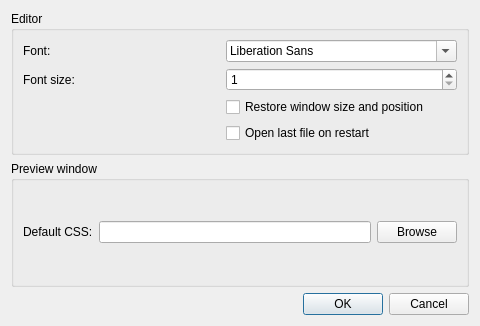
<?xml version="1.0" encoding="UTF-8"?>
<ui version="4.0">
 <class>SettingsDialog</class>
 <widget class="QDialog" name="SettingsDialog">
  <property name="geometry">
   <rect>
    <x>0</x>
    <y>0</y>
    <width>480</width>
    <height>326</height>
   </rect>
  </property>
  <property name="windowTitle">
   <string>Dialog</string>
  </property>
  <layout class="QVBoxLayout" name="verticalLayout">
   <item>
    <widget class="QGroupBox" name="groupBox">
     <property name="title">
      <string>Editor</string>
     </property>
     <layout class="QGridLayout" name="gridLayout">
      <item row="0" column="1">
       <widget class="QFontComboBox" name="fontComboBox"/>
      </item>
      <item row="0" column="0">
       <widget class="QLabel" name="label">
        <property name="text">
         <string>Font:</string>
        </property>
       </widget>
      </item>
      <item row="2" column="1">
       <widget class="QSpinBox" name="fontSize">
        <property name="minimum">
         <number>1</number>
        </property>
        <property name="maximum">
         <number>200</number>
        </property>
       </widget>
      </item>
      <item row="2" column="0">
       <widget class="QLabel" name="label_2">
        <property name="text">
         <string>Font size:</string>
        </property>
       </widget>
      </item>
      <item row="3" column="1">
       <widget class="QCheckBox" name="saveWindowGeometry">
        <property name="text">
         <string>Restore window size and position</string>
        </property>
       </widget>
      </item>
      <item row="4" column="1">
       <widget class="QCheckBox" name="reopenLastFile">
        <property name="text">
         <string>Open last file on restart</string>
        </property>
       </widget>
      </item>
     </layout>
    </widget>
   </item>
   <item>
    <widget class="QGroupBox" name="groupBox_2">
     <property name="title">
      <string>Preview window</string>
     </property>
     <layout class="QGridLayout" name="gridLayout_2">
      <item row="0" column="0">
       <widget class="QLabel" name="label_3">
        <property name="text">
         <string>Default CSS:</string>
        </property>
       </widget>
      </item>
      <item row="0" column="1">
       <widget class="QLineEdit" name="defaultCSS"/>
      </item>
      <item row="0" column="2">
       <widget class="QPushButton" name="pushButton">
        <property name="text">
         <string>Browse</string>
        </property>
       </widget>
      </item>
     </layout>
    </widget>
   </item>
   <item>
    <widget class="QDialogButtonBox" name="buttonBox">
     <property name="orientation">
      <enum>Qt::Horizontal</enum>
     </property>
     <property name="standardButtons">
      <set>QDialogButtonBox::Cancel|QDialogButtonBox::Ok</set>
     </property>
    </widget>
   </item>
  </layout>
 </widget>
 <resources/>
 <connections>
  <connection>
   <sender>buttonBox</sender>
   <signal>accepted()</signal>
   <receiver>SettingsDialog</receiver>
   <slot>accept()</slot>
   <hints>
    <hint type="sourcelabel">
     <x>248</x>
     <y>254</y>
    </hint>
    <hint type="destinationlabel">
     <x>157</x>
     <y>274</y>
    </hint>
   </hints>
  </connection>
  <connection>
   <sender>buttonBox</sender>
   <signal>rejected()</signal>
   <receiver>SettingsDialog</receiver>
   <slot>reject()</slot>
   <hints>
    <hint type="sourcelabel">
     <x>316</x>
     <y>260</y>
    </hint>
    <hint type="destinationlabel">
     <x>286</x>
     <y>274</y>
    </hint>
   </hints>
  </connection>
 </connections>
</ui>
